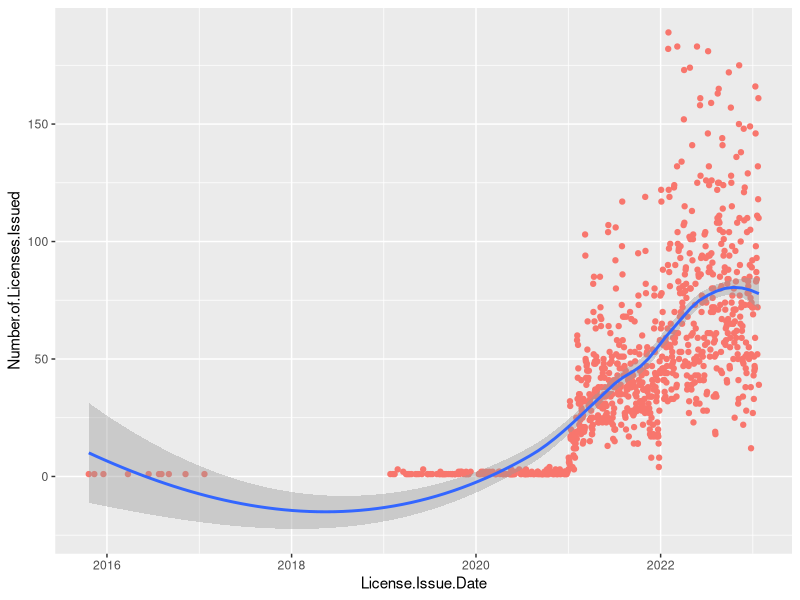

Reproduce this figure in R.
# Data Viz 2: Change in number of pet licenses during time
# Veronica Fula

pet_data <- read.csv("Seattle_Pet_Licenses.csv")

library("dplyr")
library("ggplot2")
library("stringr")
library("scales")

pet_data$License.Issue.Date <- str_replace_all(pet_data$License.Issue.Date, "January", "01")
pet_data$License.Issue.Date <- str_replace_all(pet_data$License.Issue.Date, "February", "02")
pet_data$License.Issue.Date <- str_replace_all(pet_data$License.Issue.Date, "March", "03")
pet_data$License.Issue.Date <- str_replace_all(pet_data$License.Issue.Date, "April", "04")
pet_data$License.Issue.Date <- str_replace_all(pet_data$License.Issue.Date, "May", "05")
pet_data$License.Issue.Date <- str_replace_all(pet_data$License.Issue.Date, "June", "06")
pet_data$License.Issue.Date <- str_replace_all(pet_data$License.Issue.Date, "July", "07")
pet_data$License.Issue.Date <- str_replace_all(pet_data$License.Issue.Date, "August", "08")
pet_data$License.Issue.Date <- str_replace_all(pet_data$License.Issue.Date, "September", "09")
pet_data$License.Issue.Date <- str_replace_all(pet_data$License.Issue.Date, "October", "10")
pet_data$License.Issue.Date <- str_replace_all(pet_data$License.Issue.Date, "November", "11")
pet_data$License.Issue.Date <- str_replace_all(pet_data$License.Issue.Date, "December", "12")
pet_data$License.Issue.Date <- as.Date(pet_data$License.Issue.Date, "%m %d %Y")

dates_grouped <- pet_data %>% group_by(License.Issue.Date) %>% summarise(Number.of.Licenses.Issued = n())

ggplot(data = dates_grouped, aes(x = License.Issue.Date, y = Number.of.Licenses.Issued)) +
  geom_point(aes(color = "red")) +
  geom_smooth(method = "loess") +
  theme(legend.position="none")
